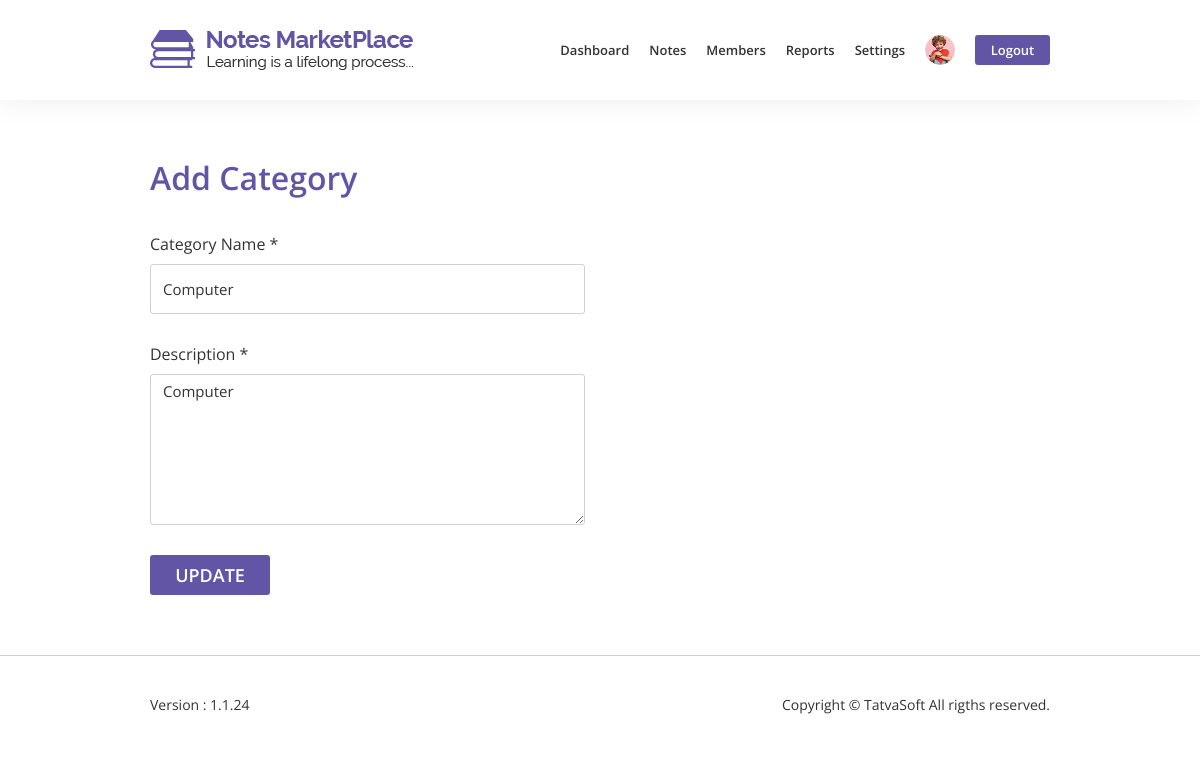
The app's page /admin/add_category.php?id=7 (signed in) with its own data.
### tables this page shows
CREATE TABLE `systemtable` (
  `SystemID` int(11) NOT NULL,
  `SupportEmail` varchar(100) NOT NULL,
  `SupportPhone` varchar(100) NOT NULL,
  `SubscriberEmails` varchar(255) DEFAULT NULL,
  `FacebookURL` varchar(100) DEFAULT NULL,
  `TwitterURL` varchar(100) DEFAULT NULL,
  `LinkedinURL` varchar(100) DEFAULT NULL,
  `DefaultProfilePicture` varchar(100) NOT NULL,
  `DefaultDisplayPicture` varchar(100) NOT NULL,
  `CreatedDate` datetime DEFAULT NULL,
  `CreatedBy` int(11) DEFAULT NULL,
  `ModifiedDate` datetime DEFAULT NULL,
  `Modifiedby` int(11) DEFAULT NULL,
  `IsActive` bit(10) NOT NULL DEFAULT b'1'
);

CREATE TABLE `categorytable` (
  `CategoryID` int(11) NOT NULL,
  `Category` varchar(100) NOT NULL,
  `Description` varchar(255) NOT NULL,
  `CreatedDate` datetime DEFAULT NULL,
  `CreatedBy` int(11) DEFAULT NULL,
  `ModifiedDate` datetime DEFAULT NULL,
  `ModifiedBy` int(11) DEFAULT NULL,
  `IsActive` bit(10) NOT NULL DEFAULT b'1'
);

### functions.php (called while the page is built, shortened)
<?php
include 'Database/database.php';
?>
<?php
function ProfileImage($user_id){
    global $connection;
    $query = "SELECT DefaultProfilePicture FROM systemtable WHERE SystemID = 1";
    $profile_query = mysqli_query($connection,$query);
    $row = mysqli_fetch_array($profile_query);
    $default_profile_picture = $row['DefaultProfilePicture'];
    $query = "SELECT ProfilePictureFile FROM user WHERE UserID = $user_id";
    $profile_picture_query = mysqli_query($connection, $query);
    $row = mysqli_fetch_array($profile_picture_query);
    $profile_image = $row['ProfilePictureFile'];
    if(!empty($profile_image)){
        $profile_image = "../images/uploads/profile_picture/$profile_image";
    }
    else{
        $profile_image = "../images/uploads/profile_picture/$default_profile_picture";
    }
    return $profile_image;
}
?>

### admin/add_category.php (the view, shortened to what this page needs)
<?php
    include '../Database/database.php';
    include '../functions.php';
    $user_id = $_SESSION['admin_id'];
    $profile_image_nav = ProfileImage($user_id);
    if(isset($_POST['submit-btn'])){
        $category = mysqli_real_escape_string($connection,$_POST['category']);
        $description = mysqli_real_escape_string($connection,$_POST['description']);
        $date = date('YmdHis');
        if(!empty($_POST['category_id'])){
            $category_id = mysqli_real_escape_string($connection,$_POST['category_id']);
            $query = "UPDATE categorytable SET Category='{$category}',Description='{$description}',ModifiedBy='{$user_id}', ModifiedDate='{$date}' WHERE CategoryID = $category_id";
            $update_category_query = mysqli_query($connection,$query);
            confirmQuery($update_category_query);
            header("Location:manage_category.php");
        }
        else{
            $query = "INSERT INTO categorytable (Category, Description, CreatedDate, CreatedBy) VALUES('{$category}','{$description}','{$date}','{$user_id}')";
            $insert_category_query = mysqli_query($connection,$query);
            confirmQuery($insert_category_query);
            header("Location:manage_category.php");
        }
    }
    else if(isset($_GET['id'])){
        $category_id = $_GET['id'];
        $query = "SELECT * FROM categorytable WHERE CategoryID = $category_id";
        $get_data_query = mysqli_query($connection,$query);
        $row = mysqli_fetch_array($get_data_query);
        $category = $row['Category'];
        $description = $row['Description'];
    }
?>
<!DOCTYPE html>
<html lang="en">
    <head>
        <link rel="stylesheet" href="../css/bootstrap/bootstrap.min.css">
        <link rel="stylesheet" href="../css/admin-style.css">
        <link rel="stylesheet" href="../css/admin-responsive.css">
    </head>
    <body>
        <nav class="navbar fixed-top navbar-expand-lg box">
            <div class="container-fluid">
                <a class="navbar-brand" href="dashboard_admin.php">
                    <img src="../images/home/logo.png" alt="NotesMarketPlace logo">
                </a>
                <div class="collapse navbar-collapse" id="navbarTogglerDemo01">
                    <ul class="navbar-nav ml-auto">
                        <li><a href="dashboard_admin.php">Dashboard</a></li>
                        <li class="dropdown">
                            <a href="#" style="border: none;" class="dropdown-toggle" id="profile-dropdown" data-toggle="dropdown" aria-haspopup="true" aria-expanded="false">Notes</a>
                        </li>
                        <li><a href="members.php">Members</a></li>
                        <li class="dropdown">
                            <a href="#" style="border: none;" class="dropdown-toggle" id="profile-dropdown" data-toggle="dropdown" aria-haspopup="true" aria-expanded="false">Reports</a>
                        </li>
                        <li class="dropdown">
                            <a href="#" style="border: none;" class="dropdown-toggle" id="profile-dropdown" data-toggle="dropdown" aria-haspopup="true" aria-expanded="false">Settings</a>
                        </li>
                        <li class="dropdown">
                                <a href="#" style="border: none;" class="dropdown-toggle" id="profile-dropdown" data-toggle="dropdown" aria-haspopup="true" aria-expanded="false"><img src=<?php echo $profile_image_nav;?> alt="progile image"></a>
                        </li>
                        <li style="padding-right:0;"><a href="../logout.php" style="border: none;"><button>Logout</button></a></li>
                    </ul>
                </div>
            </div>
        </nav>
        <form action="add_category.php" method="post" id="form" class="box">
            <div class="form-details">
                <div class="container-fluid">
                    <div class="row">
                        <div class="col-lg-6 col-md-9">
                            <div class="row">
                                <div class="col-md-12">
                                    <h2>Add Category</h2>
                                </div>
                            </div>
                            <div class="row">
                                <div class="col-md-12">
                                    <div class="form-group">
                                        <label>Category Name *</label>
                                        <input type="text" id="category" class="form-control" name="category" placeholder="Enter Category name" value="<?php echo isset($category) ? $category : '' ?>" required>
                                    </div>
                                </div>
                                <div class="col-md-12">
                                    <div class="form-group">
                                        <label>Description *</label>
                                        <textarea class="form-control" name="description" placeholder="Enter your description" style="height: 151px;" required><?php echo isset($description) ? $description : '' ?></textarea>
                                    </div>
                                </div>
                            </div>
                        </div>
                    </div>
                </div>
                <button type="submit" name="submit-btn"><?php echo isset($category_id)?'Update':'Submit'?></button>
            </div>
        </form>
        <footer class="box">
            <div class="container-fluid">
                <div class="row">
                    <div class="col-md-6 col-4 pr-0">
                        <p>Version : 1.1.24</p>
                    </div>
                    <div class="col-md-6 col-8 text-right pl-0">
                        <p>Copyright &copy; TatvaSoft All rigths reserved.</p>
                    </div>
                </div>
            </div>
        </footer>
    </body>
</html>

### css/admin-style.css (style rules this page uses)
html, body { height: 100%; }
body { color: #333333; font-family: "Open Sans",sans-serif; }
h1, h2, h3, h4, h5, h6 { font-family: "Open Sans", sans-serif; }
.box { padding: 0 12.5%; }
.box .container-fluid { padding-left: 0; padding-right: 0; }
.navbar { height: 100px; background: #fff; -webkit-box-shadow: 0 0 30px 0 rgba(0, 0, 0, 0.08); box-shadow: 0 0 30px 0 rgba(0, 0, 0, 0.08); z-index: 2; -webkit-transition: all 300ms linear; transition: all 300ms linear; }
ul.navbar-nav > li { display: flex; align-items: center; padding: 0 16px; }
ul.navbar-nav > li > a { font-size: 16px; font-weight: 600; line-height: 20px; text-decoration: none; color: #333333; transition: all 50ms linear; padding: 7px 0; }
ul.navbar-nav > li > a > button { background-color: #6255a5; width: 89px; height: 40px; border-radius: 3px; color: #ffffff; line-height: 22px; font-weight: 600; border: none; }
ul.navbar-nav > li > a > img { height: 40px; width: 40px; border-radius: 50%; }
.dropdown-toggle::after { content: none; }
.form-control { border: 1px solid #d1d1d1; height: 50px; border-radius: 3px; font-family: "Open Sans",sans-serif; font-size: 15px; line-height: 20px; color: #8a8a8a; }
footer { border-top: 1px solid #d1d1d1; height: 100px; }
footer p { font-family: "Open Sans",sans-serif; font-size: 14px; font-weight: 400; line-height: 18px; color: #333333; margin: 40px 0; }
.form-details { margin-top: 160px; }
.form-details h2 { font-size: 34px; font-weight: 600; line-height: 38px; color: #6255a5; }
.form-details label { font-family: "Open Sans",sans-serif; font-size: 16px; font-weight: 400; line-height: 20px; margin-bottom: 10px; margin-top: 30px; }
.form-details .form-group { margin-bottom: 0; }
.form-details .form-control { border: 1px solid #d1d1d1; height: 50px; border-radius: 3px; font-family: "Open Sans",sans-serif; font-size: 15px; line-height: 20px; color: #333333; }
.form-details button { background-color: #6255a5; width: 120px; height: 40px; border-radius: 3px; color: #fff; font-family: "Open Sans",sans-serif; font-size: 18px; font-weight: 600; line-height: 22px; margin-bottom: 60px; margin-top: 30px; border: none; text-transform: uppercase; margin-right: 20px; }

### css/admin-responsive.css (style rules this page uses)
@media (min-width: 1200px) and (max-width: 1439px) { ul.navbar-nav > li { padding: 0 10px; } }
@media (min-width: 1200px) and (max-width: 1439px) { ul.navbar-nav > li > a { font-size: 13px; line-height: 16px; } }
@media (min-width: 1200px) and (max-width: 1439px) { ul.navbar-nav > li > a > button { width: 75px; height: 30px; } }
@media (min-width: 1200px) and (max-width: 1439px) { ul.navbar-nav > li > a > img { height: 30px; width: 30px; } }
@media (min-width: 1200px) and (max-width: 1439px) { #dashboard-admin h2, .admin-table h3, .form-details h2, #member-details h2 { font-size: 32px; line-height: 36px; } }

### records on screen
systemtable: DefaultProfilePicture (picture)
categorytable: category "Computer", description "Computer"
